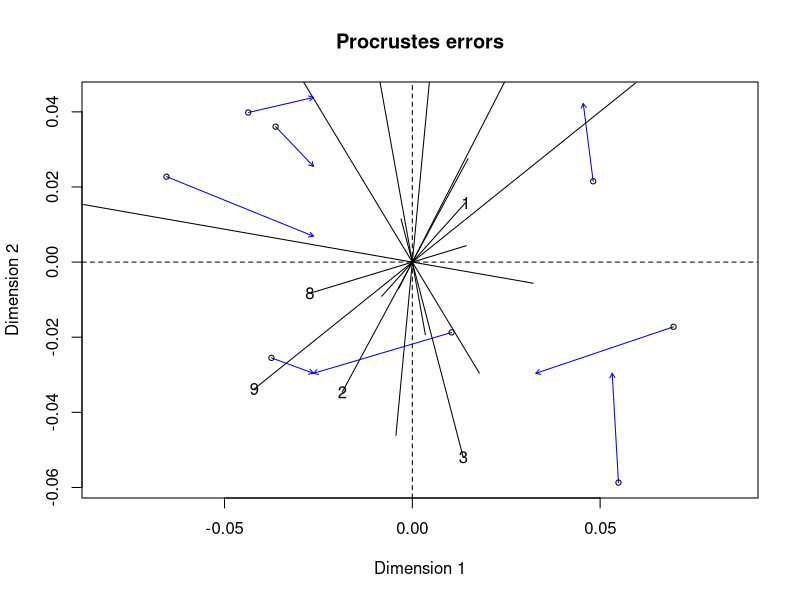
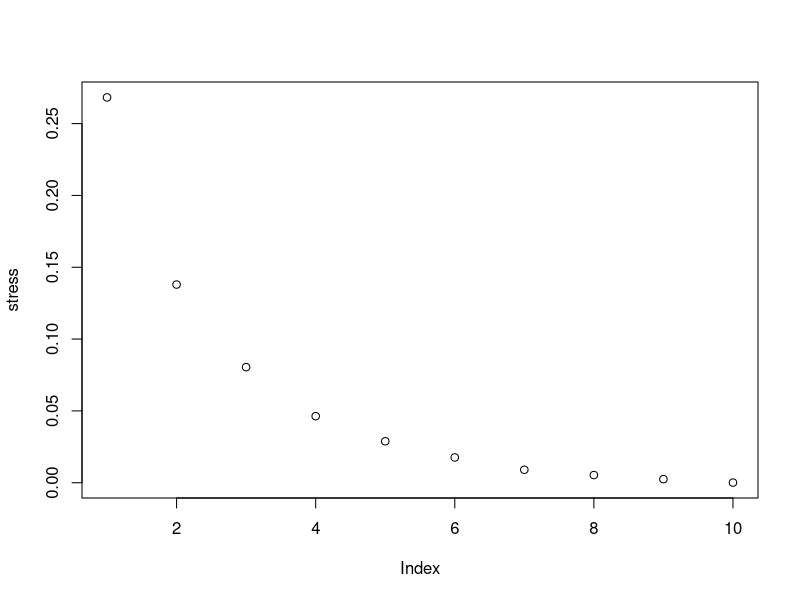
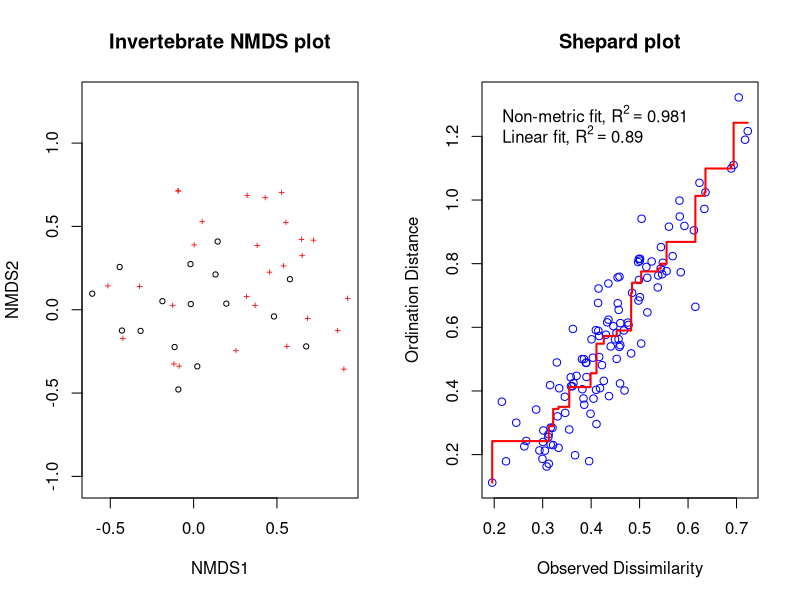

These charts were generated, in order, by the following R code: (Note: this script raises an error after producing the figures.)
library(tidyverse)
library(lubridate)
library(vegan)
library(viridis)



# Emerging inverts 5-June-18 to 23-July-18
emerg.raw <- read.csv("Data/Emerging/Procrustes/emerging_invert_junjuly.csv")

colnames(emerg.raw)

# Sum over the visits 

df2 <- emerg.raw %>% 
  mutate(Date = dmy(Date)) %>% 
  group_by(ID, Treatment) %>%
  summarise_at(vars(Araneae:Hesperiidae), sum, na.rm = TRUE)


# output to remove OW and select taxa
write.csv(df2, "Data/Emerging/Procrustes/emerging_sum_junjuly.csv")


# Rarefied data -----------------------------------------------------------

emerging <- read.csv("Data/Emerging/Procrustes/ermerging_procrustes.csv")

aquatic <- read.csv("Data/Emerging/Procrustes/aquatic_procrustes.csv")

# Aquatic invertebrate data prep ------------------------------------------

# Split into three matrices

colnames(aquatic)

# filter the habitat type
aquatic.inv <- aquatic %>% filter(Habitat == "Invaded")
aquatic.unin <- aquatic %>% filter(Habitat == "Uninvaded")
aquatic.trt <- aquatic %>% filter(Habitat == "Treated")

# Remove empty columns
aquatic.inv <- aquatic.inv[, colSums(aquatic.inv != 0) > 0]
aquatic.unin <- aquatic.unin[, colSums(aquatic.unin  != 0) > 0]
aquatic.trt <- aquatic.trt[, colSums(aquatic.trt != 0) > 0]

# Just taxa
aquatic.inv.taxa <- aquatic.inv %>% select(Chironomidae:Leptoceridae)
aquatic.unin.taxa <- aquatic.unin %>% select(Lampyridae:Leptoceridae)
aquatic.trt.taxa <- aquatic.trt %>% select(Chironomidae:Leptoceridae)


#make proportions
colnames(aquatic.inv)

aquatic.inv.prop <- aquatic.inv.taxa/rowSums(aquatic.inv.taxa)
aquatic.unin.prop <- aquatic.unin.taxa/rowSums(aquatic.unin.taxa)
aquatic.trt.prop <- aquatic.trt.taxa/rowSums(aquatic.trt.taxa)

# uh puts them in the wrong spot
myList <- list(aquatic.inv.prop = aquatic.inv.prop, 
               aquatic.unin.prop = aquatic.unin.prop,
               aquatic.trt.prop = aquatic.trt.prop)
for(i in names(myList)){
  write.csv(myList[[i]], paste0(i,".csv"))
}


# Emerging invertebrate data prep -----------------------------------------

colnames(emerging)

# filter the habitat type
emerg.inv <- emerging %>% filter(Habitat == "Invaded")
emerg.unin <- emerging %>% filter(Habitat == "Uninvaded")
emerg.trt <- emerging %>% filter(Habitat == "Treated")

# Remove empty columns
emerg.inv <- emerg.inv[, colSums(emerg.inv != 0) > 0]
emerg.unin <- emerg.unin[, colSums(emerg.unin  != 0) > 0]
emerg.trt <- emerg.trt[, colSums(emerg.trt != 0) > 0]

# Just taxa
emerg.inv.taxa <- emerg.inv %>% select(Lampyridae:Crambidae)
emerg.unin.taxa <- emerg.unin %>% select(Lampyridae:Crambidae)
emerg.trt.taxa <- emerg.trt %>% select(Phoridae:Leptoceridae)


#make proportions - with Hellinger this part isnt required
colnames(emerg.inv)

emerg.inv.prop <- emerg.inv.taxa/rowSums(emerg.inv.taxa)
emerg.unin.prop <- emerg.unin.taxa/rowSums(emerg.unin.taxa)
emerg.trt.prop <- emerg.trt.taxa/rowSums(emerg.trt.taxa)

# or just decostand(emerg.inv.taxa, "total")

# uh puts them in the wrong spot
myList2 <- list(emerg.inv.prop = emerg.inv.prop, 
               emerg.unin.prop = emerg.unin.prop,
               emerg.trt.prop = emerg.trt.prop)
for(i in names(myList2)){
  write.csv(myList2[[i]], paste0(i,".csv"))
}

# Transform the matrices

emerg.inv.h <- decostand(emerg.inv.taxa, "hellinger")
emerg.unin.h <- decostand(emerg.unin.taxa, "hellinger")
emerg.trt.h <- decostand(emerg.trt.taxa, "hellinger")

aq.inv.h <- decostand(aquatic.inv.prop, "hellinger")
aq.unin.h <- decostand(aquatic.unin.prop, "hellinger")
aq.trt.h <- decostand(aquatic.trt.prop, "hellinger")

# Procrustes --------------------------------------------------------------

## Invaded habitat
inv.pro <- protest(emerg.inv.h, aq.inv.h)
summary(inv.pro)

inv.pro$t0 # 0.8937901 Procrustes correlation from non-permuted solution
inv.pro$signif # 0.006 #Significant of permutations (999)

plot(inv.pro)

# just proportions
inv.pro1 <- protest(emerg.inv.prop, aquatic.inv.prop)
summary(inv.pro1)
inv.pro1$t0 # 0.7285
inv.pro1$signif #0.033


# Uninvaded habitat

unin.pro <- protest(emerg.unin.h, aq.unin.h)

summary(unin.pro)

unin.pro$t0 # 0.8648073
unin.pro$signif # 0.049

# just proportions
unin.pro1 <- protest(emerg.unin.prop, aquatic.unin.prop)
summary(unin.pro1)
unin.pro1$t0 # 0.5978492
unin.pro1$signif #0.235


# Treated habitat

trt.pro <- protest(emerg.trt.h, aq.trt.h)
summary(trt.pro)

trt.pro$t0 #0.4854401
trt.pro$signif # 0.647

trt.pro1 <- protest(emerg.trt.prop, aquatic.trt.prop)
summary(trt.pro1)
trt.pro1$t0 # 0.3179
trt.pro1$signif #0.605


# NMDS -----------------------------------------------


# Invaded NMDS ------------------------------------------------------------
invaded.both <- full_join(emerg.inv, aquatic.inv)

invaded.both[is.na(invaded.both)] <- 0

write.csv(invaded.both, "Data/Emerging/Procrustes/invaded_matrix.csv")

invaded.taxa <- invaded.both %>% select(Lampyridae:Crambidae)
invaded.ev <- invaded.both %>% select(ID:Type)

invaded.taxa <- decostand(invaded.taxa, "hellinger")



k_vec <- 1:10 #dimensions 1 - 10
stress <- numeric(length(k_vec)) # stress of each model put here
dune_dij <- metaMDSdist(invaded.taxa)
set.seed(25)
for(i in seq_along(k_vec)) {
  sol <- metaMDSiter(dune_dij, k = i, # you can tell I lifted this from a tutorial on the dune package
                     trace = FALSE)
  stress[i] <- sol$stress
}

plot(stress) # Big drop after 1, lets do 2

inv.nms <- metaMDS(invaded.taxa, distance = "bray", 
                    autotransform = FALSE,  # NMDS will do autotransformations for you
                    k = 2, trymax = 1000)   # k = number of axes
inv.nms

#Data:     invaded.taxa 
#Distance: bray 

#Dimensions: 2 
#Stress:     0.1379622 
#Stress type 1, weak ties
#Two convergent solutions found after 20 tries

layout(matrix(1:2, ncol = 2))
plot(inv.nms, main = "Invertebrate NMDS plot"); stressplot(inv.nms, main = "Shepard plot")
layout(1)

inv.nms$iters #48

1-inv.nms$stress^2 #0.981

# Scores for points
scores.inv <- as.data.frame(scores(inv.nms, display = "sites"))

invaded.ev$NMDS1 <- scores.inv$NMDS1
invaded.ev$NMDS2 <- scores.inv$NMDS2

write.csv(invaded.ev, "Data/Emerging/Procrustes/invaded_NMDS_scores.csv")

# Scores for segments

emerg.inv.sc <- invaded.ev %>% filter(Type == "Emerging")

aqua.inv.sc <- invaded.ev %>% filter(Type == "Aquatic")


emerg.inv.sc <- rename(emerg.inv.sc, 
                        NMDS1e = NMDS1,
                        NMDS2e = NMDS2)

aqua.inv.sc  <- rename(aqua.inv.sc, 
                        NMDS1a = NMDS1,
                        NMDS2a = NMDS2)


emerging.inv.sc <- emerg.inv.sc %>% select(ID, Habitat, NMDS1e, NMDS2e)
aquatic.inv.sc <- aqua.inv.sc %>% select(ID, Habitat, NMDS1a, NMDS2a)

pro.inv.scores <- full_join(aquatic.inv.sc, emerging.inv.sc)

write.csv(pro.inv.scores, "Data/Emerging/Procrustes/NMDS_inv_segment_score.csv")

## Correalted vectors

taxa.axis12.inv <- envfit(inv.nms, invaded.taxa,
                           choices = c(1,2))

taxa.axis12df.inv <- data.frame((taxa.axis12.inv$vectors)$arrows,
                                 (taxa.axis12.inv$vectors)$r,
                                 (taxa.axis12.inv$vectors)$pvals)

taxa.axis12df.inv <- tibble::rownames_to_column(taxa.axis12df.inv, "Taxa")


colnames(taxa.axis12df.inv)

corrspp.axis12.inv <- taxa.axis12df.inv %>% filter(X.taxa.axis12.inv.vectors..r > 0.2)
target12.taxa.inv <- corrspp.axis12.inv$Taxa # string of the Family names


axis12.vectors.inv <- invaded.taxa %>% select(all_of(target12.taxa.inv)) # make a matrix of just those

(nmds.inv.vectors.12 <- envfit(inv.nms$points, axis12.vectors.inv,
                                permutations = 999, choices = c(1,2)))                        


corr.inv.vectors.12 <- as.data.frame(nmds.inv.vectors.12$vectors$arrows*sqrt(nmds.inv.vectors.12$vectors$r)) #scaling vectors
corr.inv.vectors.12$Taxa <- rownames(corr.inv.vectors.12)

write.csv(corr.inv.vectors.12, "Data/Emerging/Procrustes/NMDS_correlated_vector12_invaded.csv")

# Uninvaded NMDS ----------------------------------------------------------

uninvaded.both <- full_join(emerg.unin, aquatic.unin)

uninvaded.both[is.na(uninvaded.both)] <- 0

write.csv(uninvaded.both, "Data/Emerging/Procrustes/uninvaded_matrix.csv")

uninvaded.taxa <- uninvaded.both %>% select(Lampyridae:Corduliidae)
uninvaded.ev <- uninvaded.both %>% select(ID:Type)

unin.taxa <- decostand(uninvaded.taxa, "hellinger")



k_vec <- 1:10 #dimensions 1 - 10
stress <- numeric(length(k_vec)) # stress of each model put here
dune_dij <- metaMDSdist(unin.taxa )
set.seed(25)
for(i in seq_along(k_vec)) {
  sol <- metaMDSiter(dune_dij, k = i, # you can tell I lifted this from a tutorial on the dune package
                     trace = FALSE)
  stress[i] <- sol$stress
}

plot(stress) # Big drop after 1, lets do 2

unin.nms <- metaMDS(unin.taxa , distance = "bray", 
                   autotransform = FALSE,  # NMDS will do autotransformations for you
                   k = 2, trymax = 1000)   # k = number of axes
unin.nms

#Data:     unin.taxa 
#Distance: bray 

#Dimensions: 2 
#Stress:     0.1609472 
#Stress type 1, weak ties
#Two convergent solutions found after 20 tries

layout(matrix(1:2, ncol = 2))
plot(unin.nms, main = "Invertebrate NMDS plot"); stressplot(unin.nms, main = "Shepard plot")
layout(1)

unin.nms$iters #88

1-unin.nms$stress^2 #0.974

# Scores for points
scores.unin <- as.data.frame(scores(unin.nms, display = "sites"))

uninvaded.ev$NMDS1 <- scores.unin$NMDS1
uninvaded.ev$NMDS2 <- scores.unin$NMDS2

write.csv(uninvaded.ev, "Data/Emerging/Procrustes/uninvaded_NMDS_scores.csv")

# Scores for segments

emerg.unin.sc <- uninvaded.ev %>% filter(Type == "Emerging")

aqua.unin.sc <- uninvaded.ev %>% filter(Type == "Aquatic")


emerg.unin.sc <- rename(emerg.unin.sc, 
                       NMDS1e = NMDS1,
                       NMDS2e = NMDS2)

aqua.unin.sc  <- rename(aqua.unin.sc, 
                       NMDS1a = NMDS1,
                       NMDS2a = NMDS2)


emerging.unin.sc <- emerg.unin.sc %>% select(ID, Habitat, NMDS1e, NMDS2e)
aquatic.unin.sc <- aqua.unin.sc %>% select(ID, Habitat, NMDS1a, NMDS2a)

pro.unin.scores <- full_join(aquatic.unin.sc, emerging.unin.sc)

write.csv(pro.unin.scores, "Data/Emerging/Procrustes/NMDS_unin_segment_score.csv")

## Correalted vectors

taxa.axis12.unin <- envfit(unin.nms, unin.taxa,
                          choices = c(1,2))

taxa.axis12df.unin <- data.frame((taxa.axis12.unin$vectors)$arrows,
                                (taxa.axis12.unin$vectors)$r,
                                (taxa.axis12.unin$vectors)$pvals)

taxa.axis12df.unin <- tibble::rownames_to_column(taxa.axis12df.unin, "Taxa")


colnames(taxa.axis12df.unin)

corrspp.axis12.unin <- taxa.axis12df.unin %>% filter(X.taxa.axis12.unin.vectors..r > 0.2)
target12.taxa.unin <- corrspp.axis12.unin$Taxa # string of the Family names


axis12.vectors.unin <- unin.taxa %>% select(all_of(target12.taxa.unin)) # make a matrix of just those

(nmds.unin.vectors.12 <- envfit(unin.nms$points, axis12.vectors.unin,
                               permutations = 999, choices = c(1,2)))                        


corr.unin.vectors.12 <- as.data.frame(nmds.unin.vectors.12$vectors$arrows*sqrt(nmds.unin.vectors.12$vectors$r)) #scaling vectors
corr.unin.vectors.12$Taxa <- rownames(corr.unin.vectors.12)

write.csv(corr.unin.vectors.12, "Data/Emerging/Procrustes/NMDS_correlated_vector12_uninvaded.csv")


# Treated NMDS -------------------------------------------------------------

treated.both <- full_join(emerg.trt, aquatic.trt)

treated.both[is.na(treated.both)] <- 0

write.csv(treated.both, "Data/Emerging/Procrustes/treated_matrix.csv")

treated.taxa <- treated.both %>% select(Phoridae:Corduliidae)
treated.ev <- treated.both %>% select(ID:Type)

trt.taxa <- decostand(treated.taxa, "hellinger")



k_vec <- 1:10 #dimensions 1 - 10
stress <- numeric(length(k_vec)) # stress of each model put here
dune_dij <- metaMDSdist(trt.taxa)
set.seed(25)
for(i in seq_along(k_vec)) {
  sol <- metaMDSiter(dune_dij, k = i, # you can tell I lifted this from a tutorial on the dune package
                     trace = FALSE)
  stress[i] <- sol$stress
}

plot(stress) # Big drop after 1, lets do 2

trt.nms <- metaMDS(trt.taxa, distance = "bray", 
                     autotransform = FALSE,  # NMDS will do autotransformations for you
                     k = 2, trymax = 1000)   # k = number of axes
trt.nms

#Data:     trt.taxa 
#Distance: bray 

#Dimensions: 2 
#Stress:     0.07999074 
#Stress type 1, weak ties
#Two convergent solutions found after 20 tries

layout(matrix(1:2, ncol = 2))
plot(trt.nms, main = "Invertebrate NMDS plot"); stressplot(trt.nms, main = "Shepard plot")
layout(1)

trt.nms$iters #49

1-trt.nms$stress^2 #0.993

# Scores for points
scores.trt <- as.data.frame(scores(trt.nms, display = "sites"))

treated.ev$NMDS1 <- scores.trt$NMDS1
treated.ev$NMDS2 <- scores.trt$NMDS2

write.csv(treated.ev, "Data/Emerging/Procrustes/treated_NMDS_scores.csv")

# Scores for segments

emerg.trt.sc <- treated.ev %>% filter(Type == "Emerging")

aqua.trt.sc <- treated.ev %>% filter(Type == "Aquatic")


emerg.trt.sc <- rename(emerg.trt.sc, 
                          NMDS1e = NMDS1,
                          NMDS2e = NMDS2)

aqua.trt.sc  <- rename(aqua.trt.sc, 
                          NMDS1a = NMDS1,
                          NMDS2a = NMDS2)


emerging.trt.sc <- emerg.trt.sc %>% select(ID, Habitat, NMDS1e, NMDS2e)
aquatic.trt.sc <- aqua.trt.sc %>% select(ID, Habitat, NMDS1a, NMDS2a)

pro.trt.scores <- full_join(aquatic.trt.sc, emerging.trt.sc)

write.csv(pro.trt.scores, "Data/Emerging/Procrustes/NMDS_trt_segment_score.csv")

## Correalted vectors

taxa.axis12.trt <- envfit(trt.nms, trt.taxa,
                      choices = c(1,2))

taxa.axis12df.trt <- data.frame((taxa.axis12.trt$vectors)$arrows,
                            (taxa.axis12.trt$vectors)$r,
                            (taxa.axis12.trt$vectors)$pvals)

taxa.axis12df.trt <- tibble::rownames_to_column(taxa.axis12df.trt, "Taxa")


colnames(taxa.axis12df.trt)

corrspp.axis12.trt <- taxa.axis12df.trt %>% filter(X.taxa.axis12.trt.vectors..r > 0.2)
target12.taxa.trt <- corrspp.axis12.trt$Taxa # string of the Family names


axis12.vectors.trt <- trt.taxa%>% select(all_of(target12.taxa.trt )) # make a matrix of just those

(nmds.trt.vectors.12 <- envfit(trt.nms$points, axis12.vectors.trt,
                              permutations = 999, choices = c(1,2)))                        


corr.trt.vectors.12 <- as.data.frame(nmds.trt.vectors.12$vectors$arrows*sqrt(nmds.trt.vectors.12$vectors$r)) #scaling vectors
corr.trt.vectors.12$Taxa <- rownames(corr.trt.vectors.12)

write.csv(corr.trt.vectors.12, "Data/Emerging/Procrustes/NMDS_correlated_vector12_treated.csv")


# NMDS all data together --------------------------------------------------


# put the data together

invert.taxa <- full_join(emerging, aquatic)

invert.taxa[is.na(invert.taxa)] <- 0

write.csv(invert.taxa, "Data/Emerging/Procrustes/invertebrates_combined.csv")

colnames(invert.taxa)

taxa.in <- invert.taxa %>% select(Lampyridae:Limnephilidae)
env.in <- invert.taxa  %>% select(ID:Type)

## NMDS 

invert.h <- decostand(taxa.in, "hellinger")


k_vec <- 1:10 #dimensions 1 - 10
stress <- numeric(length(k_vec)) # stress of each model put here
dune_dij <- metaMDSdist(invert.h)
set.seed(25)
for(i in seq_along(k_vec)) {
  sol <- metaMDSiter(dune_dij, k = i, # you can tell I lifted this from a tutorial on the dune package
                     trace = FALSE)
  stress[i] <- sol$stress
}

plot(stress) # Big drop after 1, lets do 2

emerg.nms <- metaMDS(invert.h, distance = "bray", 
                    autotransform = FALSE,  # NMDS will do autotransformations for you
                    k = 2, trymax = 1000)   # k = number of axes
emerg.nms

#Data:     invert.h 
#Distance: bray 

#Dimensions: 2 
#Stress:     0.1439528 
#Stress type 1, weak ties
#Two convergent solutions found after 50 tries

layout(matrix(1:2, ncol = 2))
plot(emerg.nms, main = "Invertebrate NMDS plot"); stressplot(emerg.nms, main = "Shepard plot")
layout(1)

# Scores for points
scores <- as.data.frame(scores(emerg.nms, display = "sites"))

env.in$NMDS1 <- scores$NMDS1
env.in$NMDS2 <- scores$NMDS2

write.csv(env.in, "Data/Emerging/Procrustes/both_NMDS.csv")


# Scores for segments

emerg.invert.sc <- env.in %>% filter(Type == "Emerging")

aqua.invert.sc <- env.in %>% filter(Type == "Aquatic")

emerg.invert.sc <- rename(emerg.invert.sc, 
       NMDS1e = NMDS1,
       NMDS2e = NMDS2)

aqua.invert.sc  <- rename(aqua.invert.sc , 
                          NMDS1a = NMDS1,
                          NMDS2a = NMDS2)



emerging.sc <- emerg.invert.sc %>% select(ID, Habitat, NMDS1e, NMDS2e)
aquatic.sc <- aqua.invert.sc %>% select(ID, Habitat, NMDS1a, NMDS2a)

pro.scores <- full_join(aquatic.sc, emerging.sc)

write.csv(pro.scores, "Data/Emerging/Procrustes/NMDS_scores_segment.csv")


## Correlated vectors

taxa.axis12 <- envfit(emerg.nms, taxa.in,
                           choices = c(1,2))

taxa.axis12df <- data.frame((taxa.axis12$vectors)$arrows,
                                 (taxa.axis12$vectors)$r,
                                 (taxa.axis12$vectors)$pvals)

taxa.axis12df <- tibble::rownames_to_column(taxa.axis12df, "Taxa")


colnames(taxa.axis12df)

corrspp.axis12 <- taxa.axis12df %>% filter(X.taxa.axis12.vectors..r > 0.25)
target12.taxa <- corrspp.axis12$Taxa # string of the Family names


axis12.vectors.c3 <- taxa.in %>% select(all_of(target12.taxa)) # make a matrix of just those

(nmds.c3.vectors.12 <- envfit(emerg.nms$points, axis12.vectors.c3,
                              permutations = 999, choices = c(1,2)))                        


corr.c3.vectors.12 <- as.data.frame(nmds.c3.vectors.12$vectors$arrows*sqrt(nmds.c3.vectors.12$vectors$r)) #scaling vectors
corr.c3.vectors.12$Taxa <- rownames(corr.c3.vectors.12)

write.csv(corr.c3.vectors.12, "Data/Emerging/Procrustes/NMDS_correlated_vector12.csv")

# Figures -----------------------------------------------------------------


# Invaded NMDS figure -----------------------------------------------------

inv.scores <- read.csv("Data/Emerging/Procrustes/invaded_NMDS_scores.csv")
inv.segment <- read.csv("Data/Emerging/Procrustes/NMDS_inv_segment_score.csv")
inv.vector <- read.csv("Data/Emerging/Procrustes/NMDS_correlated_vector12_invaded.csv")


inv.nms <- ggplot(data = inv.scores,
                   aes(x = NMDS1, y = NMDS2)) +
  geom_point(data = inv.scores, 
             aes(x = NMDS1, 
                 y = NMDS2,
                 shape = Type,
                 stroke = 1.5),
             size = 7,
             fill = "#440C53") +
  geom_segment(data = inv.segment, 
               aes(x = NMDS1a, xend = NMDS1e, y = NMDS2a, yend = NMDS2e), 
               arrow = arrow(length = unit(0.5, "cm")),
               size = 1, linetype = 2,
               colour = "#440C53") + 
  geom_segment(data = inv.vector, 
               aes(x = 0, xend = MDS1, y = 0, yend = MDS2), 
               arrow = arrow(length = unit(0.5, "cm")), colour = "black",
               size = 1) +
  geom_label_repel(data = inv.vector, 
                   aes(x = MDS1, y = MDS2, label = Taxa),
                   color = "black",
                   size = 5) +
  theme_minimal() + # no background
  theme(panel.border = element_rect(fill = NA)) + 
  xlab("NMDS 1") +
  ylab("NMDS 2") +
  scale_shape_manual(name = " ",
                     labels = c("Aquatic",
                                "Emerging"),
                     values = c(21, 24, 22)) +
  ggtitle("Invaded sites") +
  ylim(-1, 1) +
  xlim(-1, 1) +
  theme(legend.position = "bottom")

inv.nms 


# Uninvaded NMDS figure ---------------------------------------------------

unin.scores <- read.csv("Data/Emerging/Procrustes/uninvaded_NMDS_scores.csv")
unin.segment <- read.csv("Data/Emerging/Procrustes/NMDS_unin_segment_score.csv")
unin.vector <- read.csv("Data/Emerging/Procrustes/NMDS_correlated_vector12_uninvaded.csv")




unin.nms <- ggplot(data = unin.scores,
                  aes(x = NMDS1, y = NMDS2)) +
  geom_point(data = unin.scores, 
             aes(x = NMDS1, 
                 y = NMDS2,
                 shape = Type,
                 stroke = 1.5),
             size = 7,
             fill = "#FDE825") +
  geom_segment(data = unin.segment, 
               aes(x = NMDS1a, xend = NMDS1e, y = NMDS2a, yend = NMDS2e), 
               arrow = arrow(length = unit(0.5, "cm")),
               size = 1, linetype = 2,
               colour = "#FDE825") + 
  geom_segment(data = unin.vector, 
               aes(x = 0, xend = MDS1, y = 0, yend = MDS2), 
               arrow = arrow(length = unit(0.5, "cm")), colour = "black",
               size = 1) +
  geom_label_repel(data = unin.vector, 
                   aes(x = MDS1, y = MDS2, label = Taxa),
                   color = "black",
                   size = 5) +
  theme_minimal() + # no background
  theme(panel.border = element_rect(fill = NA)) + 
  xlab("NMDS 1") +
  ylab("NMDS 2") +
  scale_shape_manual(name = " ",
                     labels = c("Aquatic",
                                "Emerging"),
                     values = c(21, 24, 22)) +
  ggtitle("Uninvaded sites") +
  ylim(-1, 1) +
  xlim(-1, 1) +
  theme(legend.position = "bottom")

unin.nms 



# Treated NMDS figure -----------------------------------------------------

trt.scores <- read.csv("Data/Emerging/Procrustes/treated_NMDS_scores.csv")
trt.segment <- read.csv("Data/Emerging/Procrustes/NMDS_trt_segment_score.csv")
trt.vector <- read.csv("Data/Emerging/Procrustes/NMDS_correlated_vector12_treated.csv")


trt.nms <- ggplot(data = trt.scores,
                     aes(x = NMDS1, y = NMDS2)) +
  geom_point(data = trt.scores, 
             aes(x = NMDS1, 
                 y = NMDS2,
                 shape = Type,
                 stroke = 1.5),
             size = 7,
             fill = "#24908C") +
  geom_segment(data = trt.segment, 
               aes(x = NMDS1a, xend = NMDS1e, y = NMDS2a, yend = NMDS2e), 
               arrow = arrow(length = unit(0.5, "cm")),
               size = 1, linetype = 2,
               colour = "#24908C") + 
  geom_segment(data = trt.vector, 
               aes(x = 0, xend = MDS1, y = 0, yend = MDS2), 
               arrow = arrow(length = unit(0.5, "cm")), colour = "black",
               size = 1) +
  geom_label_repel(data = trt.vector, 
                   aes(x = MDS1, y = MDS2, label = Taxa),
                   color = "black",
                   size = 5) +
  theme_minimal() + # no background
  theme(panel.border = element_rect(fill = NA)) + 
  xlab("NMDS 1") +
  ylab("NMDS 2") +
  scale_shape_manual(name = " ",
                     labels = c("Aquatic",
                                "Emerging"),
                     values = c(21, 24, 22)) +
  ggtitle("Herbicide-treated sites") +
  ylim(-1, 1) +
  xlim(-1, 1) +
  theme(legend.position = "bottom")

trt.nms 


# Patchwork panel ---------------------------------------------------------

library(patchwork)

unin.nms + inv.nms + trt.nms

nmds.panle <- ggarrange(unin.nms, inv.nms, trt.nms,
          ncol = 3,
          labels = "AUTO")

ggsave("Figures/NMDS_emerg_aquatic_panel.jpeg")


# All NMDS together -------------------------------------------------------

colours = c("Invaded" = "#440C53",
            "Treated" = "#24908C",
            "Uninvaded" = "#FDE825")


invert.sc <- read.csv("Data/Emerging/Procrustes/both_NMDS.csv")
invert.seg <- read.csv("Data/Emerging/Procrustes/NMDS_scores_segment.csv")
vectors <- read.csv("Data/Emerging/Procrustes/NMDS_correlated_vector12.csv")

colnames(invert.seg)

pro.figure <- ggplot(data = invert.sc,
                     aes(x = NMDS1, y = NMDS2)) +
  geom_point(data = invert.sc, 
             aes(x = NMDS1, 
                 y = NMDS2, 
                 fill = Habitat, 
                 shape = Type,
                 stroke = 1.5),
             size = 5) +
  geom_segment(data = invert.seg, 
               aes(x = NMDS1a, xend = NMDS1e, y = NMDS2a, yend = NMDS2e,
                   colour = Habitat), 
               arrow = arrow(length = unit(0.5, "cm")),
               size = 1, linetype = 2) + 
  geom_segment(data = vectors, 
               aes(x = 0, xend = MDS1, y = 0, yend = MDS2), 
               arrow = arrow(length = unit(0.5, "cm")), colour = "black",
               size = 0.5) +
  geom_label_repel(data = vectors, 
                   aes(x = MDS1, y = MDS2, label = Taxa),
                   color = "black",
                   size = 5) +
  theme_minimal() + # no background
  theme(panel.border = element_rect(fill = NA)) + 
  xlab("NMDS 1") +
  ylab("NMDS 2") +
  scale_fill_manual(values = colours) +
  scale_colour_manual(values = colours) +
  scale_shape_manual(values = c(21, 24, 22)) +
  guides(fill = guide_legend(override.aes = list(colour = colours)))

pro.figure

ggsave("Figures/procruestes_NMDS.jpeg")
